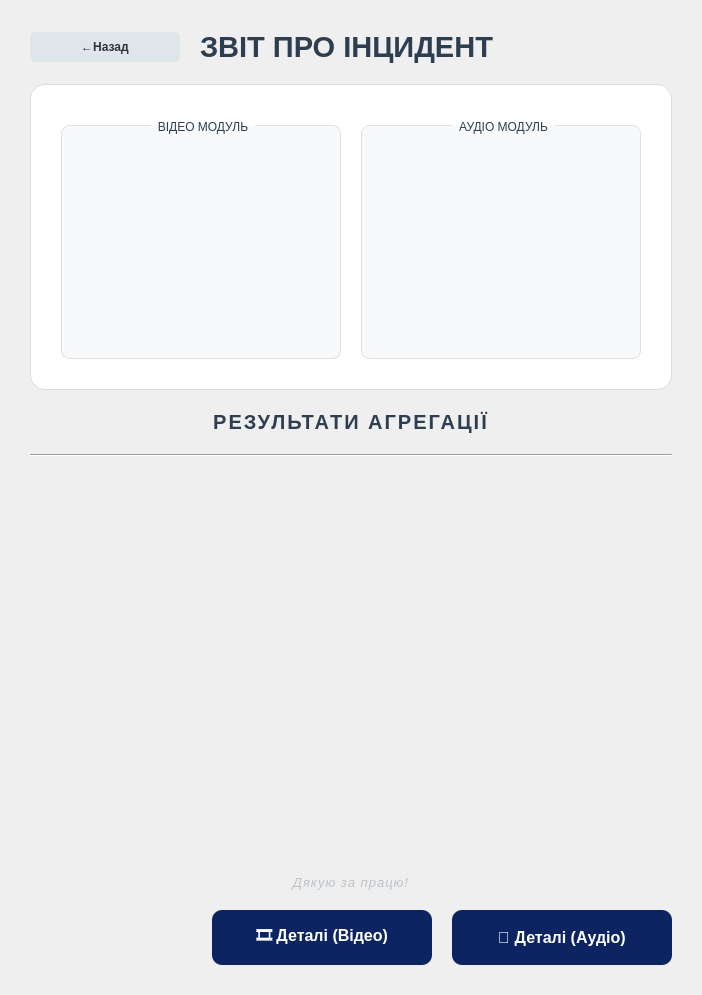
      <widget class="QWidget" name="page_fusion_analysis">
       <layout class="QVBoxLayout" name="layout_fusion_page">
        <property name="spacing">
         <number>0</number>
        </property>
        <property name="leftMargin">
         <number>0</number>
        </property>
        <property name="topMargin">
         <number>0</number>
        </property>
        <property name="rightMargin">
         <number>0</number>
        </property>
        <property name="bottomMargin">
         <number>0</number>
        </property>
        <item>
         <layout class="QVBoxLayout" name="layout_fusion_inner">
          <property name="spacing">
           <number>20</number>
          </property>
          <property name="leftMargin">
           <number>30</number>
          </property>
          <property name="topMargin">
           <number>30</number>
          </property>
          <property name="rightMargin">
           <number>30</number>
          </property>
          <property name="bottomMargin">
           <number>30</number>
          </property>
          <item>
           <layout class="QHBoxLayout" name="header_fusion">
            <item>
             <widget class="QPushButton" name="btn_back_fusion">
              <property name="minimumSize">
               <size>
                <width>150</width>
                <height>30</height>
               </size>
              </property>
              <property name="font">
               <font>
                <family>Arial</family>
                <bold>true</bold>
               </font>
              </property>
              <property name="styleSheet">
               <string>QPushButton { background-color: #dfe6e9; border-radius: 5px; color: #2d3436; font-weight: bold; } QPushButton:hover { background-color: #b2bec3; }</string>
              </property>
              <property name="text">
               <string>←Назад</string>
              </property>
             </widget>
            </item>
            <item>
             <widget class="QLabel" name="lbl_fusion_head">
              <property name="font">
               <font>
                <family>Arial</family>
                <pointsize>22</pointsize>
                <bold>true</bold>
               </font>
              </property>
              <property name="styleSheet">
               <string>color: #2c3e50;</string>
              </property>
              <property name="text">
               <string>ЗВІТ ПРО ІНЦИДЕНТ</string>
              </property>
              <property name="alignment">
               <set>Qt::AlignmentFlag::AlignCenter</set>
              </property>
             </widget>
            </item>
            <item>
             <spacer name="hs_rep">
              <property name="orientation">
               <enum>Qt::Orientation::Horizontal</enum>
              </property>
              <property name="sizeHint" stdset="0">
               <size>
                <width>150</width>
                <height>0</height>
               </size>
              </property>
             </spacer>
            </item>
           </layout>
          </item>
          <item>
           <widget class="QFrame" name="frame_fusion_content">
            <property name="styleSheet">
             <string>QFrame#frame_fusion_content { background-color: #ffffff; border-radius: 15px; border: 1px solid #dcdcdc; }</string>
            </property>
            <layout class="QVBoxLayout" name="layout_frame_rep">
             <property name="spacing">
              <number>15</number>
             </property>
             <property name="leftMargin">
              <number>30</number>
             </property>
             <property name="topMargin">
              <number>30</number>
             </property>
             <property name="rightMargin">
              <number>30</number>
             </property>
             <property name="bottomMargin">
              <number>30</number>
             </property>
             <item>
              <layout class="QHBoxLayout" name="layout_modules_res">
               <property name="spacing">
                <number>20</number>
               </property>
               <item>
                <widget class="QGroupBox" name="grp_vid_res">
                 <property name="styleSheet">
                  <string>QGroupBox { background-color: #f8f9fa; border: 1px solid #e0e0e0; border-radius: 8px; margin-top: 10px; } QGroupBox::title { subcontrol-origin: margin; subcontrol-position: top center; padding: 5px; color: #2c3e50; font-weight: bold; }</string>
                 </property>
                 <property name="title">
                  <string>ВІДЕО МОДУЛЬ</string>
                 </property>
                 <layout class="QVBoxLayout" name="vbox_vid_res">
                  <property name="topMargin">
                   <number>20</number>
                  </property>
                  <item>
                   <widget class="QTextBrowser" name="textBrowser_video">
                    <property name="font">
                     <font>
                      <family>Arial</family>
                      <pointsize>11</pointsize>
                     </font>
                    </property>
                    <property name="styleSheet">
                     <string>QTextBrowser { border: none; background-color: transparent; color: #34495e; }</string>
                    </property>
                    <property name="html">
                     <string>&lt;!DOCTYPE HTML PUBLIC &quot;-//W3C//DTD HTML 4.0//EN&quot; &quot;http://www.w3.org/TR/REC-html40/strict.dtd&quot;&gt;
&lt;html&gt;&lt;head&gt;&lt;meta name=&quot;qrichtext&quot; content=&quot;1&quot; /&gt;&lt;meta charset=&quot;utf-8&quot; /&gt;&lt;style type=&quot;text/css&quot;&gt;
p, li { white-space: pre-wrap; }
hr { height: 1px; border-width: 0; }
li.unchecked::marker { content: &quot;\2610&quot;; }
li.checked::marker { content: &quot;\2612&quot;; }
&lt;/style&gt;&lt;/head&gt;&lt;body style=&quot; font-family:'Arial'; font-size:11pt; font-weight:400; font-style:normal;&quot;&gt;
&lt;p style=&quot;-qt-paragraph-type:empty; margin-top:12px; margin-bottom:12px; margin-left:0px; margin-right:0px; -qt-block-indent:0; text-indent:0px;&quot;&gt;&lt;br /&gt;&lt;/p&gt;&lt;/body&gt;&lt;/html&gt;</string>
                    </property>
                   </widget>
                  </item>
                 </layout>
                </widget>
               </item>
               <item>
                <widget class="QGroupBox" name="grp_aud_res">
                 <property name="styleSheet">
                  <string>QGroupBox { background-color: #f8f9fa; border: 1px solid #e0e0e0; border-radius: 8px; margin-top: 10px; } QGroupBox::title { subcontrol-origin: margin; subcontrol-position: top center; padding: 5px; color: #2c3e50; font-weight: bold; }</string>
                 </property>
                 <property name="title">
                  <string>АУДІО МОДУЛЬ</string>
                 </property>
                 <layout class="QVBoxLayout" name="vbox_aud_res">
                  <property name="topMargin">
                   <number>20</number>
                  </property>
                  <item>
                   <widget class="QTextBrowser" name="textBrowser_audio">
                    <property name="font">
                     <font>
                      <family>Arial</family>
                      <pointsize>11</pointsize>
                     </font>
                    </property>
                    <property name="styleSheet">
                     <string>QTextBrowser { border: none; background-color: transparent; color: #34495e; }</string>
                    </property>
                    <property name="html">
                     <string>&lt;!DOCTYPE HTML PUBLIC &quot;-//W3C//DTD HTML 4.0//EN&quot; &quot;http://www.w3.org/TR/REC-html40/strict.dtd&quot;&gt;
&lt;html&gt;&lt;head&gt;&lt;meta name=&quot;qrichtext&quot; content=&quot;1&quot; /&gt;&lt;meta charset=&quot;utf-8&quot; /&gt;&lt;style type=&quot;text/css&quot;&gt;
p, li { white-space: pre-wrap; }
hr { height: 1px; border-width: 0; }
li.unchecked::marker { content: &quot;\2610&quot;; }
li.checked::marker { content: &quot;\2612&quot;; }
&lt;/style&gt;&lt;/head&gt;&lt;body style=&quot; font-family:'Arial'; font-size:11pt; font-weight:400; font-style:normal;&quot;&gt;
&lt;p style=&quot;-qt-paragraph-type:empty; margin-top:12px; margin-bottom:12px; margin-left:0px; margin-right:0px; -qt-block-indent:0; text-indent:0px;&quot;&gt;&lt;br /&gt;&lt;/p&gt;&lt;/body&gt;&lt;/html&gt;</string>
                    </property>
                   </widget>
                  </item>
                 </layout>
                </widget>
               </item>
              </layout>
             </item>
            </layout>
           </widget>
          </item>
          <item>
           <widget class="QLabel" name="lbl_agg_title">
            <property name="font">
             <font>
              <family>Arial</family>
              <pointsize>15</pointsize>
              <bold>true</bold>
              <kerning>true</kerning>
             </font>
            </property>
            <property name="styleSheet">
             <string notr="true">color: #2c3e50; letter-spacing: 2px;  background-color: transparent;</string>
            </property>
            <property name="text">
             <string>РЕЗУЛЬТАТИ АГРЕГАЦІЇ</string>
            </property>
            <property name="alignment">
             <set>Qt::AlignmentFlag::AlignCenter</set>
            </property>
           </widget>
          </item>
          <item>
           <widget class="Line" name="line_agg">
            <property name="orientation">
             <enum>Qt::Orientation::Horizontal</enum>
            </property>
           </widget>
          </item>
          <item>
           <layout class="QHBoxLayout" name="layout_dynamic_agg">
            <property name="spacing">
             <number>0</number>
            </property>
            <item>
             <spacer name="spacer_agg_left">
              <property name="orientation">
               <enum>Qt::Orientation::Horizontal</enum>
              </property>
              <property name="sizeHint" stdset="0">
               <size>
                <width>0</width>
                <height>0</height>
               </size>
              </property>
             </spacer>
            </item>
 <item>
     <widget class="QWidget" name="widget_agg_alert">
      <layout class="QHBoxLayout" name="layout_dynamic_agg">
       <property name="spacing">
        <number>0</number>
       </property>
       <property name="leftMargin">
        <number>0</number>
       </property>
       <property name="topMargin">
        <number>0</number>
       </property>
       <property name="rightMargin">
        <number>0</number>
       </property>
       <property name="bottomMargin">
        <number>0</number>
       </property>
       <item>
        <spacer name="spacer_agg_left">
         <property name="orientation">
          <enum>Qt::Orientation::Horizontal</enum>
         </property>
        </spacer>
       </item>
       <item>
        <widget class="QLabel" name="lbl_agg_prefix">
         <property name="font">
          <font><family>Arial</family><pointsize>18</pointsize><bold>true</bold></font>
         </property>
         <property name="styleSheet"><string>color: #c0392b; background-color: transparent;</string></property>
        </widget>
       </item>
       <item>
        <widget class="QLabel" name="lbl_agg_modules_count">
         <property name="font">
          <font><family>Arial</family><pointsize>18</pointsize><bold>true</bold></font>
         </property>
         <property name="styleSheet"><string>color: #c0392b; background-color: transparent;</string></property>
         
        </widget>
       </item>
       <item>
        <widget class="QLabel" name="lbl_agg_mid">
         <property name="font">
          <font><family>Arial</family><pointsize>18</pointsize><bold>true</bold></font>
         </property>
         <property name="styleSheet"><string>color: #c0392b; background-color: transparent;</string></property>
         
        </widget>
       </item>
       <item>
        <widget class="QLabel" name="lbl_agg_confidence">
         <property name="font">
          <font><family>Arial</family><pointsize>18</pointsize><bold>true</bold></font>
         </property>
         <property name="styleSheet"><string>color: #c0392b; background-color: transparent;</string></property>
        </widget>
       </item>
       <item>
        <widget class="QLabel" name="lbl_agg_suffix">
         <property name="font">
          <font><family>Arial</family><pointsize>18</pointsize><bold>true</bold></font>
         </property>
         <property name="styleSheet"><string>color: #c0392b; background-color: transparent;</string></property>
        </widget>
       </item>
       <item>
        <spacer name="spacer_agg_right">
         <property name="orientation">
          <enum>Qt::Orientation::Horizontal</enum>
         </property>
        </spacer>
       </item>
      </layout>
     </widget>
    </item>

            <item>
             <spacer name="spacer_agg_right">
              <property name="orientation">
               <enum>Qt::Orientation::Horizontal</enum>
              </property>
              <property name="sizeHint" stdset="0">
               <size>
                <width>0</width>
                <height>0</height>
               </size>
              </property>
             </spacer>
            </item>
           </layout>
          </item>
          <item>
           <layout class="QHBoxLayout" name="layout_fusion_horizontal_container" stretch="0,1,1">
            <property name="spacing">
             <number>20</number>
            </property>
            <item>
             <spacer name="verticalSpacer">
              <property name="orientation">
               <enum>Qt::Orientation::Vertical</enum>
              </property>
              <property name="sizeType">
               <enum>QSizePolicy::Policy::Expanding</enum>
              </property>
              <property name="sizeHint" stdset="0">
               <size>
                <width>20</width>
                <height>350</height>
               </size>
              </property>
             </spacer>
            </item>
            <item>
             <layout class="QGridLayout" name="grid_video_details">
              <property name="spacing">
               <number>10</number>
              </property>
             </layout>
            </item>
            <item>
             <layout class="QGridLayout" name="grid_audio_details">
              <property name="spacing">
               <number>10</number>
              </property>
             </layout>
            </item>
           </layout>
          </item>
          <item>
           <widget class="QLabel" name="lbl_thank_you">
            <property name="font">
             <font>
              <family>Arial</family>
              <pointsize>10</pointsize>
              <italic>true</italic>
             </font>
            </property>
            <property name="styleSheet">
             <string>color: #bdc3c7; letter-spacing: 1px;</string>
            </property>
            <property name="text">
             <string>Дякую за працю!</string>
            </property>
            <property name="alignment">
             <set>Qt::AlignmentFlag::AlignCenter</set>
            </property>
           </widget>
          </item>
          <item>
           <layout class="QHBoxLayout" name="layout_rep_actions">
            <property name="spacing">
             <number>20</number>
            </property>
            <item>
             <spacer name="hs_rep_mid">
              <property name="orientation">
               <enum>Qt::Orientation::Horizontal</enum>
              </property>
              <property name="sizeHint" stdset="0">
               <size>
                <width>0</width>
                <height>0</height>
               </size>
              </property>
             </spacer>
            </item>
            <item>
             <widget class="QPushButton" name="btn_goto_video">
              <property name="minimumSize">
               <size>
                <width>220</width>
                <height>55</height>
               </size>
              </property>
              <property name="font">
               <font>
                <family>Arial</family>
                <pointsize>12</pointsize>
                <bold>true</bold>
               </font>
              </property>
              <property name="cursor">
               <cursorShape>PointingHandCursor</cursorShape>
              </property>
              <property name="styleSheet">
               <string>QPushButton { background-color: #0c2461; color: white; border-radius: 10px; } QPushButton:hover { background-color: #1e3799; }</string>
              </property>
              <property name="text">
               <string>🎞️ Деталі (Відео)</string>
              </property>
             </widget>
            </item>
            <item>
             <widget class="QPushButton" name="btn_goto_audio">
              <property name="minimumSize">
               <size>
                <width>220</width>
                <height>55</height>
               </size>
              </property>
              <property name="font">
               <font>
                <family>Arial</family>
                <pointsize>12</pointsize>
                <bold>true</bold>
               </font>
              </property>
              <property name="cursor">
               <cursorShape>PointingHandCursor</cursorShape>
              </property>
              <property name="styleSheet">
               <string>QPushButton { background-color: #0c2461; color: white; border-radius: 10px; } QPushButton:hover { background-color: #1e3799; }</string>
              </property>
              <property name="text">
               <string>🎵 Деталі (Аудіо)</string>
              </property>
             </widget>
            </item>
           </layout>
          </item>
         </layout>
        </item>
       </layout>
      </widget>
